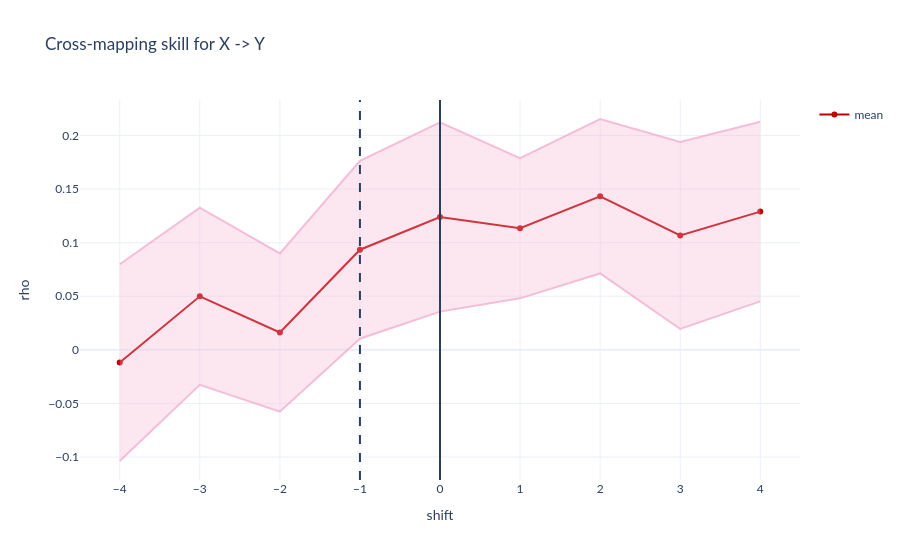

This figure's notebook cell:
### Markdown cell above
# X -> Y

### Code cell
shifts = torch.arange(- 4, 4 + 1, 1)
print(shifts)

# fix filter
k = 2 # 2 best
sig_filter = torch.ones(size = (k, )).to(device)

noise_scalar = torch.tensor([0.05], device = device)

rho_s = torch.zeros(size = (shifts.shape[0], 2))

for i, s in enumerate(shifts):
    print(s.item())

    y_embeddings, x_gt = embed(filter = sig_filter, 
                           y = y_norm.to(device), # Testing X -> Y
                           x = x_norm.to(device),
                           max_pos_offset = s, 
                           device = device)
    
    # N now changes slightly
    N = y_embeddings.shape[0]
    E = y_embeddings.shape[1]

    l_train_masks = generate_mask_tensor(N, 100)

    rho_l = torch.empty(size = (1, 0)).to(device)

    for l in range(N):   
        rho, nlml = GP_ccm_sig(
                y_embeddings_train = y_embeddings[l_train_masks[l]].unsqueeze(-1).to(device),
                y_embeddings_test = y_embeddings[ ~ l_train_masks[l]].unsqueeze(-1).to(device),
                x_train = x_gt[l_train_masks[l]].to(device),
                x_test = x_gt[ ~ l_train_masks[l]].to(device),
                noise = noise_scalar,
                rbf_sigma = 0.2, # 0.2 is good
                device = device)
                
        rho_l = torch.concat((rho_l, rho.unsqueeze(0).unsqueeze(0)), dim = 1)
     
    rho_s[i, 0] = rho_l.mean()
    rho_s[i, 1] = rho_l.std()


fig = go.Figure()

fig.add_trace(go.Scatter(x = -shifts, y = rho_s[:, 0], # reversing the meaning of x
                    mode = 'lines+markers',
                    name = 'mean',
                    line_color = "#C00000"))

fig.add_trace(go.Scatter(
    name = "",
    x = - shifts,
    y = rho_s[:, 0] + rho_s[:, 1].mul(1),
    marker = dict(color = 'rgba(243, 176, 210, 0.8)'),
    showlegend = False,
    mode = 'lines'
))

fig.add_trace(go.Scatter(
    name = "",
    x = - shifts,
    y = rho_s[:, 0] - rho_s[:, 1].mul(1),
    marker = dict(color = 'rgba(243, 176, 210, 0.8)'),
    showlegend = False,
    mode = 'lines',
    fillcolor = 'rgba(243, 176, 210, 0.3)',
    fill = 'tonexty'
))

fig.add_vline(x = 0.)
fig.add_vline(x = -(k-1), line_dash = "dash")

fig.update_layout(title = 'Cross-mapping skill for X -> Y',
                   xaxis_title = 'shift',
                   yaxis_title = 'rho')

fig.update_layout(template = "plotly_white")
fig.update_layout(font_family = "Lato")

fig.show()

### Figure 1 — Plotly figure (JSON) as saved in the notebook; plotly's stock layout.template omitted (floating-point values rounded to 4 significant figures)
{"data": [{"line": {"color": "#C00000"}, "mode": "lines+markers", "name": "mean", "type": "scatter", "x": [4, 3, 2, 1, 0, -1, -2, -3, -4], "y": [0.129, 0.1067, 0.1433, 0.1134, 0.124, 0.09341, 0.01617, 0.04995, -0.01191]}, {"marker": {"color": "rgba(243, 176, 210, 0.8)"}, "mode": "lines", "name": "", "showlegend": false, "type": "scatter", "x": [4, 3, 2, 1, 0, -1, -2, -3, -4], "y": [0.2128, 0.194, 0.2154, 0.1788, 0.2123, 0.1764, 0.08999, 0.1326, 0.0799]}, {"fill": "tonexty", "fillcolor": "rgba(243, 176, 210, 0.3)", "marker": {"color": "rgba(243, 176, 210, 0.8)"}, "mode": "lines", "name": "", "showlegend": false, "type": "scatter", "x": [4, 3, 2, 1, 0, -1, -2, -3, -4], "y": [0.04519, 0.01947, 0.07125, 0.04805, 0.03564, 0.01041, -0.05766, -0.03266, -0.1037]}], "layout": {"font": {"family": "Lato"}, "shapes": [{"type": "line", "x0": 0, "x1": 0, "xref": "x", "y0": 0, "y1": 1, "yref": "y domain"}, {"line": {"dash": "dash"}, "type": "line", "x0": -1, "x1": -1, "xref": "x", "y0": 0, "y1": 1, "yref": "y domain"}], "title": {"text": "Cross-mapping skill for X -> Y"}, "xaxis": {"title": {"text": "shift"}}, "yaxis": {"title": {"text": "rho"}}}}
